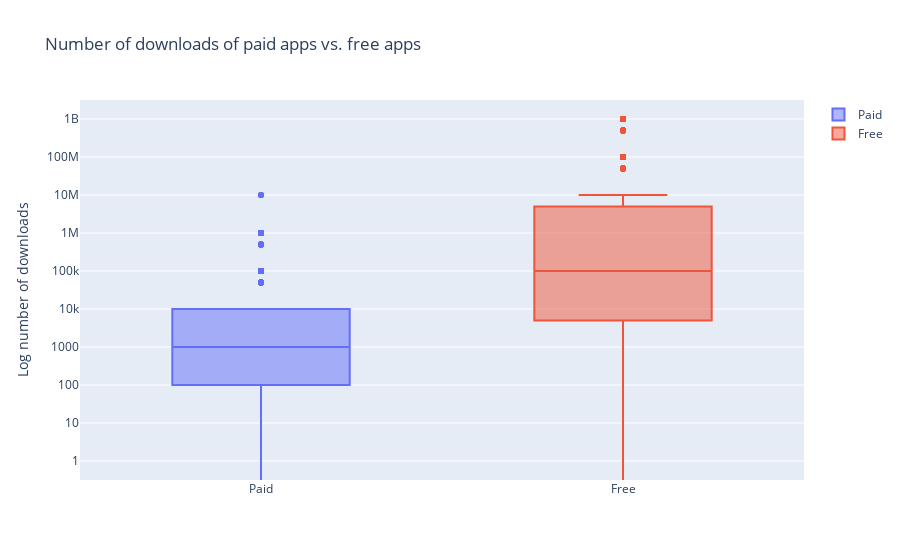

Notebook cell for this chart:
### Markdown cell above
# 9. Popularity of paid apps vs free apps
For apps in the Play Store today, there are five types of pricing strategies: free, freemium, paid, paymium, and subscription. Let's focus on free and paid apps only. Some characteristics of free apps are:

Free to download.
Main source of income often comes from advertisements.
Often created by companies that have other products and the app serves as an extension of those products.
Can serve as a tool for customer retention, communication, and customer service.
Some characteristics of paid apps are:

Users are asked to pay once for the app to download and use it.
The user can't really get a feel for the app before buying it.
Are paid apps installed as much as free apps? It turns out that paid apps have a relatively lower number of installs than free apps, though the difference is not as stark as I would have expected!

### Code cell
trace0 = go.Box(
    # Data for paid apps
    y = apps[apps['Type'] == 'Paid']['Installs'],
    name = 'Paid'
)

trace1 = go.Box(
    # Data for free apps
    y = apps[apps['Type'] == 'Free']['Installs'],
    name = 'Free'
)

layout = go.Layout(
    title = "Number of downloads of paid apps vs. free apps",
    yaxis = dict(title = "Log number of downloads",
                type = 'log',
                autorange = True)
)

# Add trace0 and trace1 to a list for plotting
data = [trace0, trace1]
plotly.offline.iplot({'data': data, 'layout': layout})

### Figure 1 — Plotly figure (JSON) as saved in the notebook; plotly's stock layout.template omitted (floating-point values rounded to 4 significant figures; data arrays with more than 128 entries replaced by an {"elided": "..."} marker saying what was removed)
{"data": [{"name": "Paid", "type": "box", "y": {"elided": "765 int values"}}, {"name": "Free", "type": "box", "y": {"elided": "9591 int values"}}], "layout": {"title": {"text": "Number of downloads of paid apps vs. free apps"}, "yaxis": {"autorange": true, "title": {"text": "Log number of downloads"}, "type": "log"}}}
